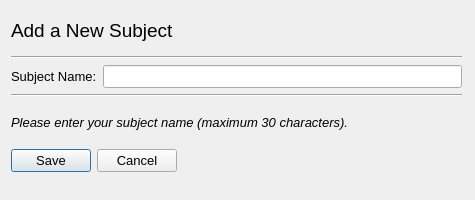
<?xml version="1.0" encoding="UTF-8"?>
<ui version="4.0">
 <class>dialog_new_subject</class>
 <widget class="QDialog" name="dialog_new_subject">
  <property name="geometry">
   <rect>
    <x>0</x>
    <y>0</y>
    <width>475</width>
    <height>200</height>
   </rect>
  </property>
  <property name="font">
   <font>
    <family>Arial</family>
    <pointsize>10</pointsize>
    <italic>false</italic>
   </font>
  </property>
  <property name="contextMenuPolicy">
   <enum>Qt::DefaultContextMenu</enum>
  </property>
  <property name="windowTitle">
   <string>Add Subject</string>
  </property>
  <widget class="QWidget" name="layoutWidget">
   <property name="geometry">
    <rect>
     <x>11</x>
     <y>11</y>
     <width>451</width>
     <height>177</height>
    </rect>
   </property>
   <layout class="QVBoxLayout" name="vert_layout_new_subject">
    <item>
     <widget class="QLabel" name="lbl_new_subject">
      <property name="font">
       <font>
        <pointsize>14</pointsize>
       </font>
      </property>
      <property name="text">
       <string>Add a New Subject</string>
      </property>
     </widget>
    </item>
    <item>
     <widget class="Line" name="hori_line_new_subject">
      <property name="orientation">
       <enum>Qt::Horizontal</enum>
      </property>
     </widget>
    </item>
    <item>
     <layout class="QHBoxLayout" name="hori_layout_subject">
      <item>
       <widget class="QLabel" name="lbl_subject_name">
        <property name="text">
         <string>Subject Name:</string>
        </property>
       </widget>
      </item>
      <item>
       <widget class="QLineEdit" name="line_edit_subject_name"/>
      </item>
     </layout>
    </item>
    <item>
     <widget class="Line" name="hori_line_subject">
      <property name="orientation">
       <enum>Qt::Horizontal</enum>
      </property>
     </widget>
    </item>
    <item alignment="Qt::AlignVCenter">
     <widget class="QLabel" name="lbl_instruction">
      <property name="font">
       <font>
        <italic>true</italic>
       </font>
      </property>
      <property name="text">
       <string>Please enter your subject name (maximum 30 characters).</string>
      </property>
     </widget>
    </item>
    <item alignment="Qt::AlignLeft|Qt::AlignTop">
     <widget class="QDialogButtonBox" name="button_box_new_subject">
      <property name="font">
       <font>
        <italic>false</italic>
       </font>
      </property>
      <property name="orientation">
       <enum>Qt::Horizontal</enum>
      </property>
      <property name="standardButtons">
       <set>QDialogButtonBox::Cancel|QDialogButtonBox::Save</set>
      </property>
     </widget>
    </item>
   </layout>
  </widget>
 </widget>
 <resources/>
 <connections>
  <connection>
   <sender>button_box_new_subject</sender>
   <signal>rejected()</signal>
   <receiver>dialog_new_subject</receiver>
   <slot>reject()</slot>
   <hints>
    <hint type="sourcelabel">
     <x>316</x>
     <y>260</y>
    </hint>
    <hint type="destinationlabel">
     <x>286</x>
     <y>274</y>
    </hint>
   </hints>
  </connection>
  <connection>
   <sender>button_box_new_subject</sender>
   <signal>accepted()</signal>
   <receiver>dialog_new_subject</receiver>
   <slot>accept()</slot>
   <hints>
    <hint type="sourcelabel">
     <x>248</x>
     <y>254</y>
    </hint>
    <hint type="destinationlabel">
     <x>157</x>
     <y>274</y>
    </hint>
   </hints>
  </connection>
 </connections>
</ui>
